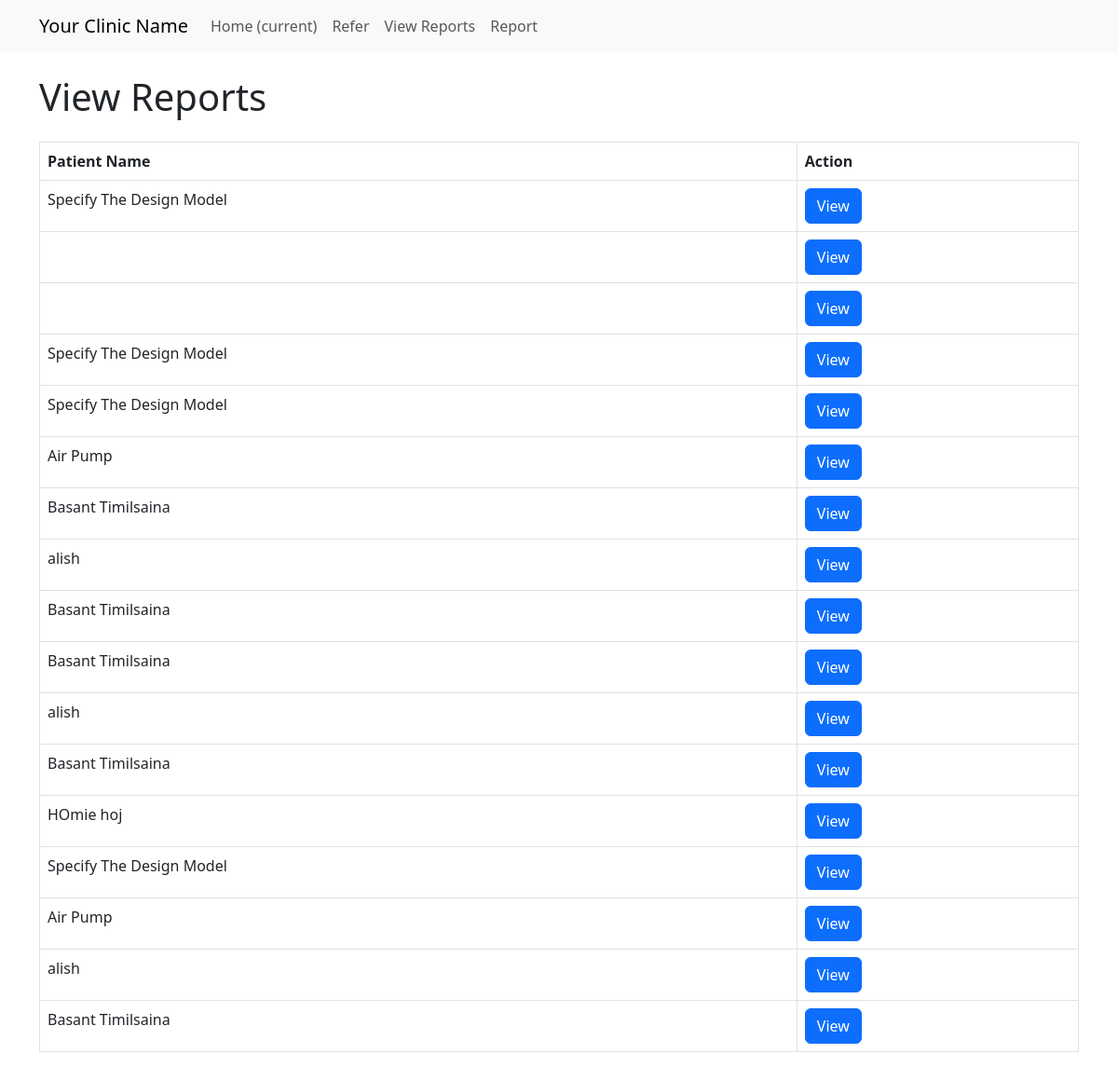
The app's page /view_reports/ with its own data.
### labreports/models.py (models this page shows, shortened)
class Report(models.Model):
    patient = models.ForeignKey(Patient, on_delete=models.CASCADE)
    hematology = models.OneToOneField(Hematology, on_delete=models.CASCADE, blank=True, null=True)
    urine = models.OneToOneField(Urine, on_delete=models.CASCADE, blank=True, null=True)
    bio = models.OneToOneField(Biochemistry, on_delete=models.CASCADE, blank=True, null=True)
    lipid = models.OneToOneField(LipidProfile, on_delete=models.CASCADE, blank=True, null=True)
    test = models.OneToOneField(Test, on_delete=models.CASCADE, blank=True, null=True)
    widal = models.OneToOneField(WidalTest, on_delete=models.CASCADE, blank=True, null=True)
    sero = models.OneToOneField(Serology, on_delete=models.CASCADE, blank=True, null=True)
    stool = models.OneToOneField(Stool, on_delete=models.CASCADE, blank=True, null=True)
    liver = models.OneToOneField(LiverFunctionTest, on_delete=models.CASCADE, blank=True, null=True)

class Patient(models.Model):
    LEVEL_CHOICES = [
        ('Mr.', 'Mr.'),
        ('Mrs.', 'Mrs.'),
        ('Ms.', 'Ms.'),
        ('Miss', 'Miss'),
    ]
    SEX_CHOICES = [
        ('MALE', 'MALE'),
        ('FEMALE', 'FEMALE'),
        ('OTHERS', 'OTHERS'),
    ]
    AGE_CHOICES = [
        ('YRS', 'YRS'),
        ('MONTHS', 'MONTHS'),
        ('DAYS', 'DAYS'),
    ]
    level = models.CharField(max_length=5, choices=LEVEL_CHOICES, null=True, blank=True)
    name = models.CharField(max_length=255, null=True, blank=True)
    sex = models.CharField(max_length=10, choices=SEX_CHOICES, null=True, blank=True)
    age = models.IntegerField(null=True, blank=True)
    age_time = models.CharField(max_length=10,choices=AGE_CHOICES,null=True, blank=True)
    address = models.CharField(max_length=255, null=True, blank=True)
    email = models.EmailField(null=True, blank=True)
    phone = models.CharField(max_length=15, null=True, blank=True)
    refer_hospital = models.ForeignKey(Hospital, on_delete=models.SET_NULL, null=True, blank=True)
    custom_date = models.CharField(max_length=10,null=True, blank=True)
    nhpc = models.CharField(max_length=5, choices=LEVEL_CHOICES, null=True, blank=True)

### labreports/views.py (the view)
# urls.py: path('view_reports/', views.view_reports, name='view_reports'),
def view_reports(request):
    reports = Report.objects.all().order_by('-id')
    return render(request, 'view_reports.html', {'reports': reports})

### templates/view_reports.html
{% extends "base.html" %}
    {% block content %}
<div class="container">
    <h1 class="mt-4">View Reports</h1>
    <table class="table table-bordered mt-4">
        <thead class="thead-dark">
            <tr>
                <th>Patient Name</th>
                <th>Action</th>
            </tr>
        </thead>
        <tbody>
            {% for report in reports %}
            <tr>
                <td>{{ report.patient.name }}</td>
                <td><a class="btn btn-primary" href="{% url 'view_reports_detail' report.id %}">View</a></td>
            </tr>
            {% endfor %}
        </tbody>
    </table>
</div>
{% endblock content %}

### templates/base.html (shortened to what this page needs)
<!DOCTYPE html>
<html lang="en">
<head>
    <link href="https://cdn.jsdelivr.net/npm/bootstrap@5.3.0/dist/css/bootstrap.min.css" rel="stylesheet">
</head>
<body>
    <nav class="navbar navbar-expand-lg navbar-light bg-light">
        <div class="container">
            <a class="navbar-brand" href="#">Your Clinic Name</a>
            <div class="collapse navbar-collapse" id="navbarNav">
                <ul class="navbar-nav ml-auto">
                    <li class="nav-item active">
                        <a class="nav-link" href="#">Home <span class="sr-only">(current)</span></a>
                    </li>
                    <li class="nav-item">
                        <a class="nav-link" href="{% url "doc" %}">Refer</a>
                    </li>
                    <li class="nav-item">
                        <a class="nav-link" href="{% url "view_reports" %}">View Reports</a>
                    </li>
                    <li class="nav-item">
                        <a class="nav-link" href="{% url "create_report" %}">Report</a>
                    </li>
                </ul>
            </div>
        </div>
    </nav>
    {% block content %}{% endblock content %}
</body>
</html>

### records on screen
Report: patient.name "Specify The Design Model"
Report: patient.name "Specify The Design Model"
Report: patient.name "Specify The Design Model"
Report: patient.name "Air Pump"
Report: patient.name "Basant Timilsaina"
Report: patient.name "alish"
Report: patient.name "Basant Timilsaina"
Report: patient.name "Basant Timilsaina"
Report: patient.name "alish"
Report: patient.name "Basant Timilsaina"
Report: patient.name "HOmie hoj"
Report: patient.name "Specify The Design Model"
Report: patient.name "Air Pump"
Report: patient.name "alish"
Report: patient.name "Basant Timilsaina"
